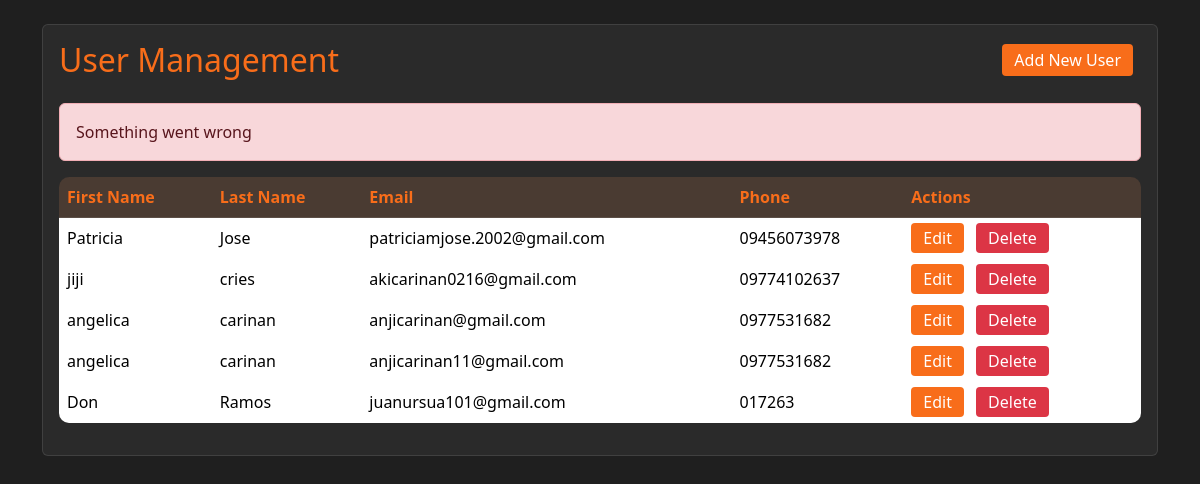
/admin/users.php?error=1, run on an earlier commit of the app's database.
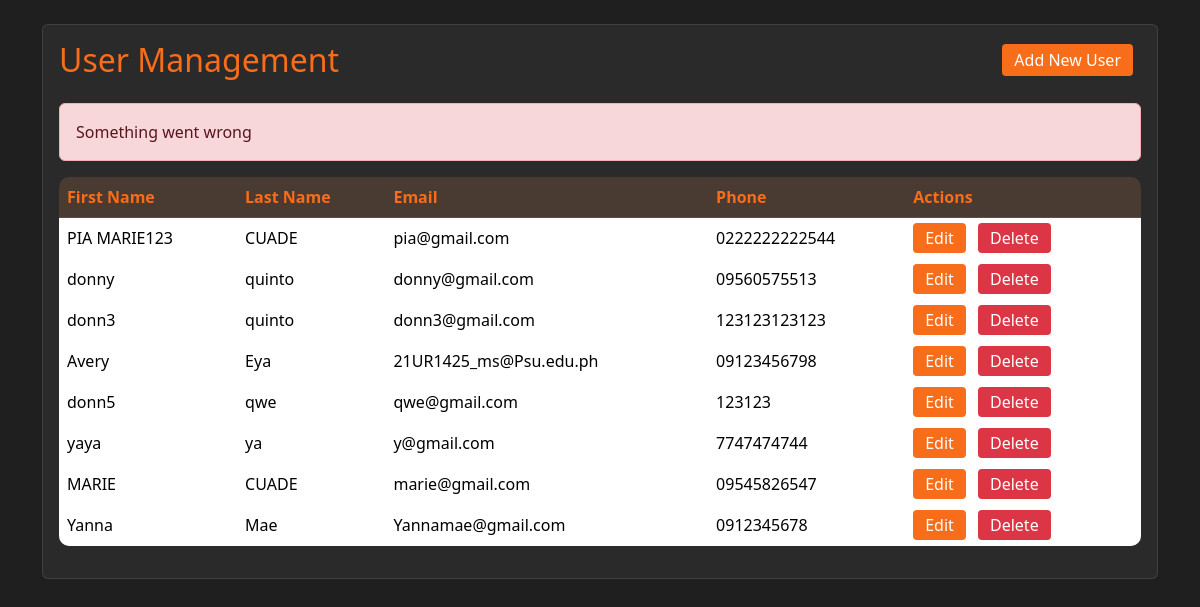
And on a later commit of the database.
### tables this page shows
CREATE TABLE `user` (
  `user_id` int(11) NOT NULL,
  `first_name` varchar(100) NOT NULL,
  `last_name` varchar(100) NOT NULL,
  `birthdate` date NOT NULL,
  `gender` varchar(100) NOT NULL,
  `contactno` varchar(100) NOT NULL,
  `email` varchar(100) NOT NULL,
  `password` varchar(100) NOT NULL,
  `profile_pic` varchar(1000) NOT NULL
);

### utils/users.php (called while the page is built, shortened)
<?php
require __DIR__ . '/config.php';
function getUsers(): array
{
    global $connect;
    $query = "SELECT * FROM user";
    $result = $connect->query($query);
    if ($result && $result->num_rows > 0) {
        $users = $result->fetch_all(MYSQLI_ASSOC);
        return $users;
    } else {
        return [];
    }
}

### admin/users.php (the view, shortened to what this page needs)
<?php
require '../utils/users.php';
?>
<!doctype html>
<html lang="en">
<head>
    <link href="https://cdn.jsdelivr.net/npm/bootstrap@5.3.3/dist/css/bootstrap.min.css" rel="stylesheet">
</head>
<body>
    <div class="container py-4">
        <div class="card mb-4">
            <div class="card-body">
                <div class="d-flex justify-content-between align-items-center mb-4">
                    <h2 class="card-title mb-0" style="color: #F86D1A;">User Management</h2>
                    <a href="add_user.php" class="btn btn-action">Add New User</a>
                </div>
                <?php
                if (isset($_GET['success'])) {
                    echo '<div class="alert alert-success">User added successfully</div>';
                } else if (isset($_GET['deleted'])) {
                    echo '<div class="alert alert-success">User deleted successfully</div>';
                } else if (isset($_GET['updated'])) {
                    echo '<div class="alert alert-success">User updated successfully</div>';
                } else if (isset($_GET['error'])) {
                    echo '<div class="alert alert-danger">Something went wrong</div>';
                }
                ?>
                <div class="table-responsive">
                    <?php
                    $users = getUsers();
                    if (!empty($users)) {
                        echo '<table class="table table-hover">';
                        echo '<thead><tr>
                                <th>First Name</th>
                                <th>Last Name</th>
                                <th>Email</th>
                                <th>Phone</th>
                                <th>Actions</th>
                            </tr></thead><tbody>';
                        foreach ($users as $user) {
                            echo '<tr>';
                            echo '<td>' . htmlspecialchars($user['first_name']) . '</td>';
                            echo '<td>' . htmlspecialchars($user['last_name']) . '</td>';
                            echo '<td>' . htmlspecialchars($user['email']) . '</td>';
                            echo '<td>' . htmlspecialchars($user['contactno']) . '</td>';
                            echo '<td>
                                    <a href="edit.php?id=' . $user['user_id'] . '" class="btn-action">Edit</a>
                                    <a href="delete.php?id=' . $user['user_id'] . '" class="btn-action btn-delete" onclick="return confirm(\'Are you sure?\')">Delete</a>
                                </td>';
                            echo '</tr>';
                        }
                        echo '</tbody></table>';
                    } else {
                        echo '<div class="text-center text-muted">No users found</div>';
                    }
                    ?>
                </div>
            </div>
        </div>
    </div>
</body>
</html>

What changed in the data, as far as the page shows it:
removed user: first_name "Patricia", last_name "Jose", email "patriciamjose.2002@gmail.com", contactno "09456073978"
removed user: first_name "jiji", last_name "cries", email "akicarinan0216@gmail.com", contactno "09774102637"
removed user: first_name "angelica", last_name "carinan", email "anjicarinan@gmail.com", contactno "0977531682"
removed user: first_name "angelica", last_name "carinan", email "anjicarinan11@gmail.com", contactno "0977531682"
removed user: first_name "Don", last_name "Ramos", email "juanursua101@gmail.com", contactno "017263"
added user: first_name "PIA MARIE123", last_name "CUADE", email "pia@gmail.com", contactno "0222222222544"
added user: first_name "donny", last_name "quinto", email "donny@gmail.com", contactno "09560575513"
added user: first_name "donn3", last_name "quinto", email "donn3@gmail.com", contactno "123123123123"
added user: first_name "Avery", last_name "Eya", email "21UR1425_ms@Psu.edu.ph", contactno "09123456798"
added user: first_name "donn5", last_name "qwe", email "qwe@gmail.com", contactno "123123"
added user: first_name "yaya", last_name "ya", email "y@gmail.com", contactno "7747474744"
added user: first_name "MARIE", last_name "CUADE", email "marie@gmail.com", contactno "09545826547"
added user: first_name "Yanna", last_name "Mae", email "Yannamae@gmail.com", contactno "0912345678"
